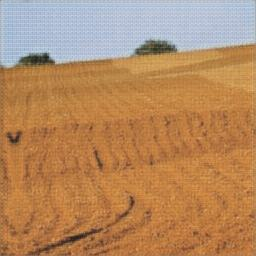
#> input picture data/raw/Alluvial_Soil/cyaug_a (24).jpeg, 256 x 256 px
$ python -i feature_extractor.py   (imports and definitions only)   (older library calls are emulated)
#> lines starting #> are read from the running program, lines starting #| are printed output that depends on the picture
"""
Soil Feature Extractor
Extracts physical, visual, and mathematical features from UAV soil imagery:
1. Multi-Space Color Moments (RGB, HSV, CIE-LAB)
2. Gray-Level Co-occurrence Matrix (GLCM) Texture Descriptors (Haralick)
3. Local Binary Pattern (LBP) Micro-structure Features
4. Agronomic Optical Soil Indices (Darkness/SOM Proxy, Crusting, Roughness)
"""

import cv2
import numpy as np
from typing import Dict, List, Tuple


class SoilFeatureExtractor:
    def __init__(self):
        pass

    def extract_color_moments(self, image_rgb: np.ndarray) -> np.ndarray:
        """
        Extracts 1st (mean), 2nd (std), and 3rd (skewness) moments
        across RGB, HSV, and CIE-LAB color spaces (total 27 color features).
        """
        hsv = cv2.cvtColor(image_rgb, cv2.COLOR_RGB2HSV)
        lab = cv2.cvtColor(image_rgb, cv2.COLOR_RGB2LAB)

        features = []
        for space in [image_rgb, hsv, lab]:
            for c in range(3):
                channel = space[:, :, c].astype(np.float32)
                mean = np.mean(channel)
                std = np.std(channel)
                # Skewness: measure of asymmetry of color distribution
                diff = channel - mean
                skew = np.mean(diff ** 3) / (std ** 3 + 1e-6)
                features.extend([mean, std, skew])

        return np.array(features, dtype=np.float32)

    def extract_glcm_texture(self, image_gray: np.ndarray) -> np.ndarray:
        """
        Computes Gray-Level Co-occurrence Matrix (GLCM) Haralick texture features:
        Contrast, Dissimilarity, Homogeneity, Energy, Correlation, and ASM.
        Calculated across 4 directions: 0, 45, 90, 135 degrees.
        """
        # Quantize to 32 levels for fast, robust co-occurrence statistics
        quantized = (image_gray // 8).astype(np.uint8)
        h, w = quantized.shape
        levels = 32

        # Offsets for (0 deg, 45 deg, 90 deg, 135 deg)
        offsets = [(0, 1), (-1, 1), (-1, 0), (-1, -1)]

        contrast_list = []
        dissimilarity_list = []
        homogeneity_list = []
        energy_list = []
        correlation_list = []
        asm_list = []

        for dy, dx in offsets:
            # Build co-occurrence matrix
            co_mat = np.zeros((levels, levels), dtype=np.float32)

            # Vectorized shift
            y_start = max(0, -dy)
            y_end = min(h, h - dy)
            x_start = max(0, -dx)
            x_end = min(w, w - dx)

            src = quantized[y_start:y_end, x_start:x_end]
            dst = quantized[y_start + dy:y_end + dy, x_start + dx:x_end + dx]

            flat_src = src.ravel()
            flat_dst = dst.ravel()

            for s, d in zip(flat_src, flat_dst):
                co_mat[s, d] += 1.0

            total = co_mat.sum()
            if total > 0:
                co_mat /= total

            # Compute Haralick statistics
            i_idx, j_idx = np.indices((levels, levels))
            diff = np.abs(i_idx - j_idx)

            contrast = np.sum(co_mat * (diff ** 2))
            dissimilarity = np.sum(co_mat * diff)
            homogeneity = np.sum(co_mat / (1.0 + diff ** 2))
            asm = np.sum(co_mat ** 2)
            energy = np.sqrt(asm)

            # Mean and variance for correlation
            i_mean = np.sum(i_idx * co_mat)
            j_mean = np.sum(j_idx * co_mat)
            i_std = np.sqrt(np.sum((i_idx - i_mean) ** 2 * co_mat) + 1e-6)
            j_std = np.sqrt(np.sum((j_idx - j_mean) ** 2 * co_mat) + 1e-6)
            correlation = np.sum((i_idx - i_mean) * (j_idx - j_mean) * co_mat) / (i_std * j_std + 1e-6)

            contrast_list.append(contrast)
            dissimilarity_list.append(dissimilarity)
            homogeneity_list.append(homogeneity)
            energy_list.append(energy)
            correlation_list.append(correlation)
            asm_list.append(asm)

        texture_vec = [
            np.mean(contrast_list), np.std(contrast_list),
            np.mean(dissimilarity_list), np.std(dissimilarity_list),
            np.mean(homogeneity_list), np.std(homogeneity_list),
            np.mean(energy_list), np.std(energy_list),
            np.mean(correlation_list), np.std(correlation_list),
            np.mean(asm_list), np.std(asm_list)
        ]
        return np.array(texture_vec, dtype=np.float32)

    def extract_lbp_histogram(self, image_gray: np.ndarray, num_bins: int = 16) -> np.ndarray:
        """
        Computes Local Binary Patterns (LBP) to represent soil surface granular micro-texture.
        """
        h, w = image_gray.shape
        padded = np.pad(image_gray, 1, mode="reflect").astype(np.int32)
        center = padded[1:-1, 1:-1]

        # 8 neighbors
        lbp = np.zeros((h, w), dtype=np.uint8)
        neighbors = [
            padded[:-2, :-2],  # Top-left
            padded[:-2, 1:-1],  # Top
            padded[:-2, 2:],    # Top-right
            padded[1:-1, 2:],   # Right
            padded[2:, 2:],     # Bottom-right
            padded[2:, 1:-1],   # Bottom
            padded[2:, :-2],    # Bottom-left
            padded[1:-1, :-2]   # Left
        ]

        for i, neighbor in enumerate(neighbors):
            lbp += ((neighbor >= center) << i).astype(np.uint8)

        hist, _ = np.histogram(lbp.ravel(), bins=num_bins, range=(0, 256), density=True)
        return hist.astype(np.float32)

    def extract_optical_soil_health_proxies(self, image_rgb: np.ndarray) -> np.ndarray:
        """
        Computes physically-grounded visual soil health indicators:
        1. Soil Organic Matter Proxy (Inverted lightness / Darkness index)
        2. Visual Crusting / Compaction index (Specular reflection & low texture roughness)
        3. Moisture Reflectance proxy (attenuation across visible spectrum)
        4. Iron Oxide Hue ratio (R / (R + G + B))
        5. Texture Roughness score (Laplacian variance)
        """
        lab = cv2.cvtColor(image_rgb, cv2.COLOR_RGB2LAB)
        l_channel = lab[:, :, 0].astype(np.float32)
        gray = cv2.cvtColor(image_rgb, cv2.COLOR_RGB2GRAY)

        # Darkness proxy (Lower L* in bare soil typically indicates higher organic matter / moisture)
        som_proxy = (255.0 - np.mean(l_channel)) / 255.0

        # Roughness / Crumb structure proxy (Laplacian variance)
        laplacian_var = float(cv2.Laplacian(gray, cv2.CV_64F).var())

        # Soil Redness / Iron oxide index
        r = image_rgb[:, :, 0].astype(np.float32)
        g = image_rgb[:, :, 1].astype(np.float32)
        b = image_rgb[:, :, 2].astype(np.float32)
        sum_rgb = r + g + b + 1e-6
        redness_index = np.mean(r / sum_rgb)

        # Brightness / Crusting proxy (excess white specular surface crusting)
        crusting_ratio = np.mean((l_channel > 210).astype(np.float32))

        # Moisture attenuation proxy: lower overall luminance with balanced chromaticity
        mean_lum = np.mean(gray) / 255.0
        moisture_proxy = 1.0 - mean_lum

        return np.array([
            som_proxy,
            np.log1p(laplacian_var) / 10.0,
            redness_index,
            crusting_ratio,
            moisture_proxy
        ], dtype=np.float32)

    def extract_all_features(self, image_rgb: np.ndarray) -> np.ndarray:
        """
        Concatenates all handcrafted features into a single 1D feature vector:
        27 Color Moments + 12 GLCM + 16 LBP + 5 Soil Optical Proxies = 60 Features.
        """
        gray = cv2.cvtColor(image_rgb, cv2.COLOR_RGB2GRAY)
        color_moments = self.extract_color_moments(image_rgb)
        glcm = self.extract_glcm_texture(gray)
        lbp = self.extract_lbp_histogram(gray)
        proxies = self.extract_optical_soil_health_proxies(image_rgb)

        return np.concatenate([color_moments, glcm, lbp, proxies]).astype(np.float32)

>>> import cv2
>>> picture = cv2.cvtColor(cv2.imread('../../data/raw/Alluvial_Soil/cyaug_a (24).jpeg'), cv2.COLOR_BGR2RGB)
>>> result = SoilFeatureExtractor().extract_all_features(picture)
#> in extract_color_moments, `hsv = cv2.cvtColor(image_rgb, cv2.COLOR_RGB2HSV)`: hsv: shape (256, 256, 3); mean H, S, V 33.8, 134.7, 188.9
#> in extract_color_moments, `lab = cv2.cvtColor(image_rgb, cv2.COLOR_RGB2LAB)`: lab: shape (256, 256, 3); mean of channels 0, 1, 2 155.9, 141.7, 156.7
#> the loop in extract_color_moments, `for space in [image_rgb, hsv, lab]:` made 3 passes
#> after the loop in extract_color_moments, `for space in [image_rgb, hsv, lab]:`:
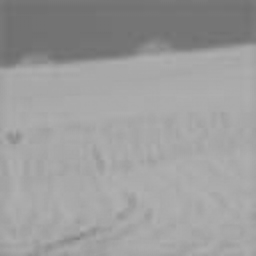
#> channel: shape (256, 256) float32; min 111, max 177, mean 156.7
#> after the loop in extract_color_moments, `for space in [image_rgb, hsv, lab]:`: features = 27 values, max 188.9 at index 15, min -2.82 at index 2, mean 55.53
#> in extract_all_features, `color_moments = self.extract_color_moments(image_rgb)`: color_moments has the same summary as features in extract_color_moments
#> after the loop in extract_glcm_texture, `for dy, dx in offsets:`:
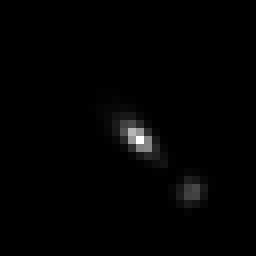
#> co_mat: shape (32, 32) float32 (shown 8 times larger); min 0, max 0.0943, mean 0.000977; drawn with min black and max white
#> after the loop in extract_glcm_texture, `for dy, dx in offsets:`: asm_list = [0.0434, 0.0355, 0.0415, 0.0349]; contrast_list = [1.13, 1.93, 1.35, 2.14]; correlation_list = [0.95, 0.914, 0.939, 0.905]; dissimilarity_list = [0.734, 1, 0.806, 1.04]; energy_list = [0.208, 0.189, 0.204, 0.187]; homogeneity_list = [0.671, 0.583, 0.648, 0.578]
#> in extract_glcm_texture, `texture_vec = [ np.mean(contrast_list), np.std(contrast_list), np.mean..`: texture_vec = [1.64, 0.412, 0.897, 0.13, 0.62, 0.0404, 0.197, 0.00939, 0.927, 0.0184, 0.0388, 0.0037]
#> in extract_all_features, `glcm = self.extract_glcm_texture(gray)`: glcm has the same summary as texture_vec in extract_glcm_texture
#> the loop in extract_lbp_histogram, `for i, neighbor in enumerate(neighbors):` made 8 passes
#> pass 1, in extract_lbp_histogram, `lbp += ((neighbor >= center) << i).astype(np.uint8)`:
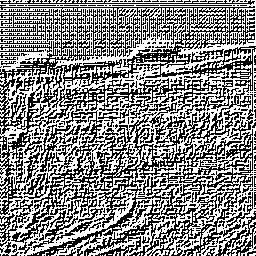
#> lbp: shape (256, 256); values 0 (black) and 1 (white), 52.6% white; black in thin lines or dots
#> after the loop in extract_lbp_histogram, `for i, neighbor in enumerate(neighbors):`:
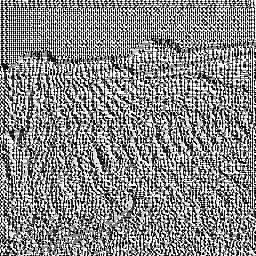
#> lbp: shape (256, 256); min 0, max 255, mean 135.9
#> in extract_lbp_histogram, `hist, _ = np.histogram(lbp.ravel(), bins=num_bins, range=(0, 256), den..`: hist = [0.0106, 0.00278, 0.00259, 0.0042, 0.000683, 0.000252, 0.00136, 0.00591, 0.00671, 0.00185, 0.000531, 0.00103, 0.00399, 0.00256, 0.00354, 0.0139]
#> in extract_all_features, `lbp = self.extract_lbp_histogram(gray)`: lbp has the same summary as hist in extract_lbp_histogram
#> in extract_optical_soil_health_proxies, `som_proxy = (255.0 - np.mean(l_channel)) / 255.0`: som_proxy = 0.389
#> in extract_optical_soil_health_proxies, `laplacian_var = float(cv2.Laplacian(gray, cv2.CV_64F).var())`: laplacian_var = 351.2
#> in extract_optical_soil_health_proxies, `r = image_rgb[:, :, 0].astype(np.float32)`:
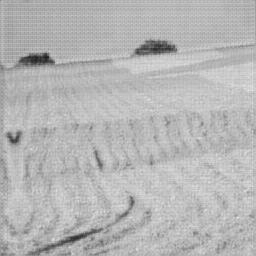
#> r: shape (256, 256) float32; min 28, max 231, mean 182
#> in extract_optical_soil_health_proxies, `b = image_rgb[:, :, 2].astype(np.float32)`:
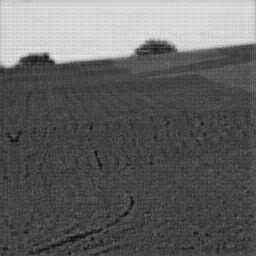
#> b: shape (256, 256) float32; min 10, max 239, mean 97.8
#> in extract_optical_soil_health_proxies, `sum_rgb = r + g + b + 1e-6`:
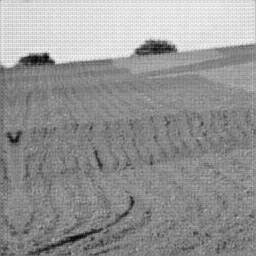
#> sum_rgb: shape (256, 256) float32; min 81, max 657, mean 417.7; drawn with min black and max white
#> in extract_optical_soil_health_proxies, `redness_index = np.mean(r / sum_rgb)`: redness_index = 0.451
#> in extract_optical_soil_health_proxies, `crusting_ratio = np.mean((l_channel > 210).astype(np.float32))`: crusting_ratio = 0.00768
#> in extract_optical_soil_health_proxies, `mean_lum = np.mean(gray) / 255.0`: mean_lum = 0.575
#> in extract_optical_soil_health_proxies, `moisture_proxy = 1.0 - mean_lum`: moisture_proxy = 0.425
#> in extract_all_features, `proxies = self.extract_optical_soil_health_proxies(image_rgb)`: proxies = [0.389, 0.586, 0.451, 0.00768, 0.425]
#> result = 60 values, max 188.9 at index 15, min -2.82 at index 2, mean 25.1

$ run again, on data/raw/Alluvial_Soil/cyaug_a (278).jpeg
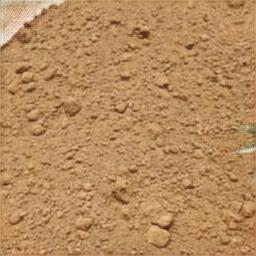
#> input picture data/raw/Alluvial_Soil/cyaug_a (278).jpeg, 256 x 256 px
#> hsv: shape (256, 256, 3); mean H, S, V 15.2, 125.7, 182.9
#> lab: shape (256, 256, 3); mean of channels 0, 1, 2 156, 138.9, 158.7
#> the loop in extract_color_moments, `for space in [image_rgb, hsv, lab]:` made 3 passes
#> after the loop in extract_color_moments, `for space in [image_rgb, hsv, lab]:`: features = 27 values, max 182.9 at index 0, min -3.23 at index 26, mean 48.65
#> color_moments has the same summary as features in extract_color_moments
#> after the loop in extract_glcm_texture, `for dy, dx in offsets:`: asm_list = [0.0312, 0.0227, 0.0246, 0.0218]; contrast_list = [2.03, 4.61, 3.76, 5.28]; correlation_list = [0.849, 0.656, 0.719, 0.606]; dissimilarity_list = [1.04, 1.61, 1.44, 1.72]; energy_list = [0.177, 0.151, 0.157, 0.147]; homogeneity_list = [0.573, 0.451, 0.483, 0.432]
#> texture_vec = [3.92, 1.22, 1.45, 0.258, 0.485, 0.0543, 0.158, 0.0113, 0.708, 0.0909, 0.0251, 0.00367]
#> glcm has the same summary as texture_vec in extract_glcm_texture
#> the loop in extract_lbp_histogram, `for i, neighbor in enumerate(neighbors):` made 8 passes
#> after the loop in extract_lbp_histogram, `for i, neighbor in enumerate(neighbors):`:
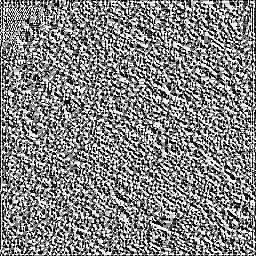
#> lbp: shape (256, 256); min 0, max 255, mean 131.6
#> hist = [0.0107, 0.00319, 0.0013, 0.00445, 0.00101, 0.000249, 0.00146, 0.00748, 0.0078, 0.00178, 0.00036, 0.00114, 0.00448, 0.00115, 0.0037, 0.0122]
#> in extract_all_features, `lbp = self.extract_lbp_histogram(gray)`: lbp has the same summary as hist in extract_lbp_histogram
#> som_proxy = 0.388
#> laplacian_var = 677.1
#> in extract_optical_soil_health_proxies, `b = image_rgb[:, :, 2].astype(np.float32)`:
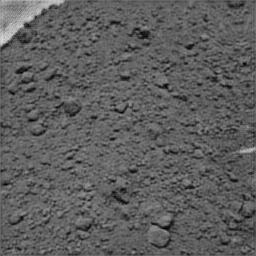
#> b: shape (256, 256) float32; min 0, max 223, mean 94
#> redness_index = 0.442
#> crusting_ratio = 0.00525
#> mean_lum = 0.578
#> moisture_proxy = 0.422
#> proxies = [0.388, 0.652, 0.442, 0.00525, 0.422]
#> result = 60 values, max 182.9 at index 0, min -3.23 at index 26, mean 22.06

$ run again, on data/raw/Alluvial_Soil/cyaug_a (281).jpeg
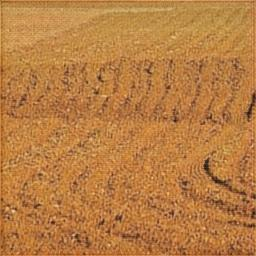
#> input picture data/raw/Alluvial_Soil/cyaug_a (281).jpeg, 256 x 256 px
#> hsv: shape (256, 256, 3); mean H, S, V 14.9, 163.4, 185.4
#> lab: shape (256, 256, 3); mean of channels 0, 1, 2 147.3, 145.2, 168.6
#> the loop in extract_color_moments, `for space in [image_rgb, hsv, lab]:` made 3 passes
#> after the loop in extract_color_moments, `for space in [image_rgb, hsv, lab]:`: features = 27 values, max 185.4 at index 0, min -1.24 at index 2, mean 48.81
#> color_moments has the same summary as features in extract_color_moments
#> after the loop in extract_glcm_texture, `for dy, dx in offsets:`: asm_list = [0.025, 0.0212, 0.0265, 0.0211]; contrast_list = [3.53, 5.48, 3.01, 5.51]; correlation_list = [0.689, 0.517, 0.735, 0.515]; dissimilarity_list = [1.39, 1.76, 1.28, 1.77]; energy_list = [0.158, 0.146, 0.163, 0.145]; homogeneity_list = [0.494, 0.426, 0.515, 0.42]
#> texture_vec = [4.39, 1.13, 1.55, 0.219, 0.464, 0.0416, 0.153, 0.00771, 0.614, 0.0993, 0.0235, 0.00237]
#> glcm has the same summary as texture_vec in extract_glcm_texture
#> the loop in extract_lbp_histogram, `for i, neighbor in enumerate(neighbors):` made 8 passes
#> after the loop in extract_lbp_histogram, `for i, neighbor in enumerate(neighbors):`:
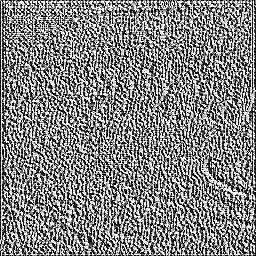
#> lbp: shape (256, 256); min 0, max 255, mean 130.9
#> hist = [0.0107, 0.00391, 0.00271, 0.00505, 0.00096, 0.000356, 0.00169, 0.005, 0.00482, 0.00197, 0.000486, 0.00103, 0.00492, 0.00252, 0.00415, 0.0123]
#> in extract_all_features, `lbp = self.extract_lbp_histogram(gray)`: lbp has the same summary as hist in extract_lbp_histogram
#> som_proxy = 0.422
#> laplacian_var = 997.5
#> in extract_optical_soil_health_proxies, `b = image_rgb[:, :, 2].astype(np.float32)`:
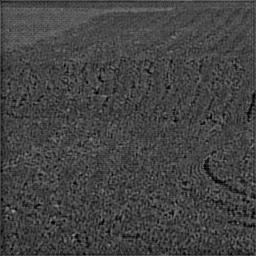
#> b: shape (256, 256) float32; min 0, max 161, mean 67.4
#> redness_index = 0.493
#> crusting_ratio = 1.53e-05
#> mean_lum = 0.538
#> moisture_proxy = 0.462
#> proxies = [0.422, 0.691, 0.493, 1.53e-05, 0.462]
#> result = 60 values, max 185.4 at index 0, min -1.24 at index 2, mean 22.14

$ run again, on data/raw/Alluvial_Soil/cyaug_a (308).jpeg
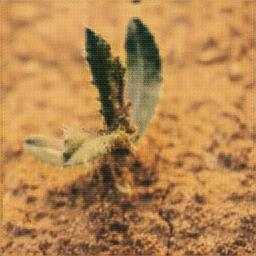
#> input picture data/raw/Alluvial_Soil/cyaug_a (308).jpeg, 256 x 256 px
#> hsv: shape (256, 256, 3); mean H, S, V 16.9, 141.6, 181.9
#> lab: shape (256, 256, 3); mean of channels 0, 1, 2 150.7, 140.1, 163.6
#> the loop in extract_color_moments, `for space in [image_rgb, hsv, lab]:` made 3 passes
#> after the loop in extract_color_moments, `for space in [image_rgb, hsv, lab]:`: features = 27 values, max 181.9 at index 15, min -1.88 at index 23, mean 52.62
#> color_moments has the same summary as features in extract_color_moments
#> after the loop in extract_glcm_texture, `for dy, dx in offsets:`: asm_list = [0.0304, 0.0237, 0.0292, 0.0234]; contrast_list = [1.6, 2.92, 1.75, 2.92]; correlation_list = [0.964, 0.934, 0.96, 0.934]; dissimilarity_list = [0.805, 1.14, 0.882, 1.16]; energy_list = [0.174, 0.154, 0.171, 0.153]; homogeneity_list = [0.668, 0.576, 0.64, 0.569]
#> texture_vec = [2.3, 0.625, 0.998, 0.157, 0.613, 0.0417, 0.163, 0.00974, 0.948, 0.0141, 0.0267, 0.00318]
#> glcm has the same summary as texture_vec in extract_glcm_texture
#> the loop in extract_lbp_histogram, `for i, neighbor in enumerate(neighbors):` made 8 passes
#> hist = [0.00962, 0.00406, 0.00185, 0.00529, 0.000447, 0.000158, 0.00115, 0.00671, 0.0067, 0.00139, 0.000313, 0.000606, 0.00527, 0.00149, 0.00478, 0.0127]
#> in extract_all_features, `lbp = self.extract_lbp_histogram(gray)`: lbp has the same summary as hist in extract_lbp_histogram
#> som_proxy = 0.409
#> laplacian_var = 352.4
#> in extract_optical_soil_health_proxies, `b = image_rgb[:, :, 2].astype(np.float32)`:
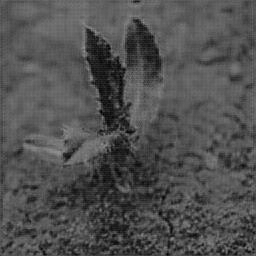
#> b: shape (256, 256) float32; min 0, max 149, mean 79.9
#> redness_index = 0.458
#> crusting_ratio = 0.000168
#> mean_lum = 0.557
#> moisture_proxy = 0.443
#> proxies = [0.409, 0.587, 0.458, 0.000168, 0.443]
#> result = 60 values, max 181.9 at index 15, min -1.88 at index 23, mean 23.81
